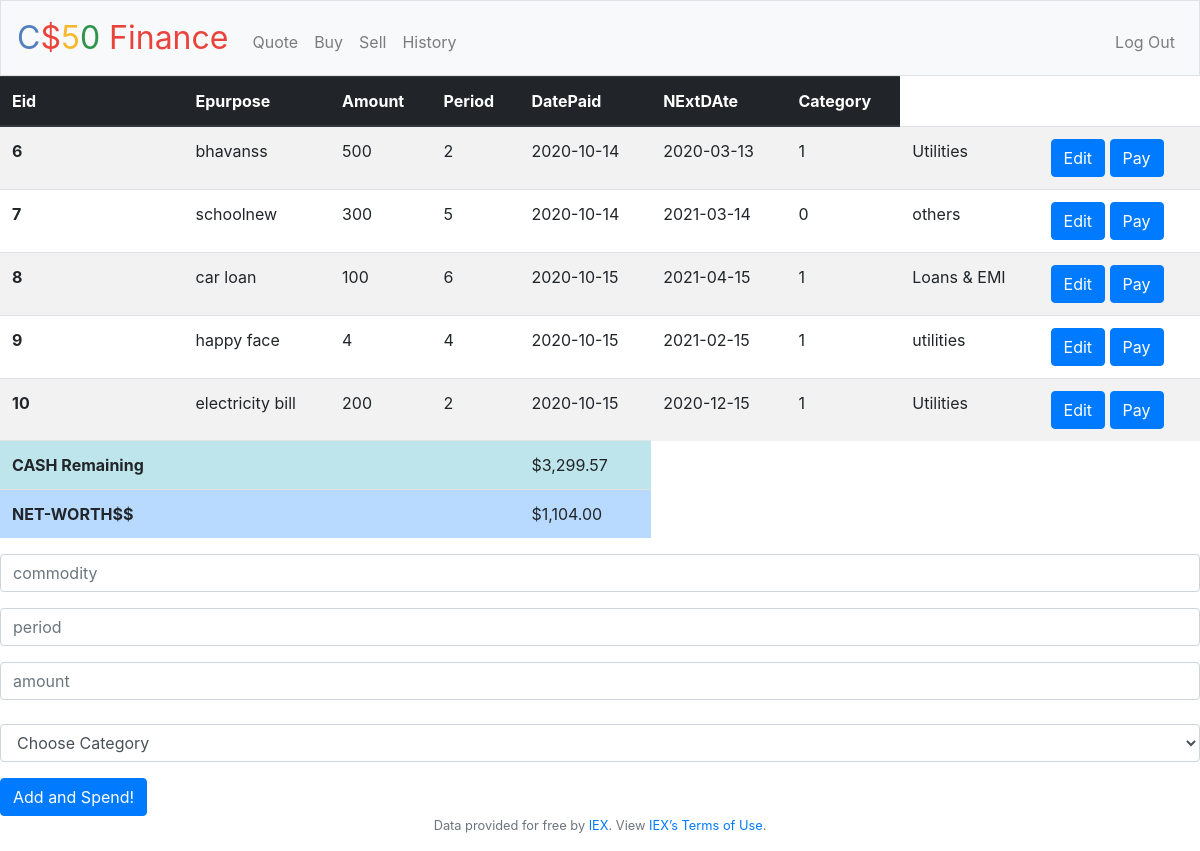
Page /education (signed in) on the committed database.
### tables this page shows
CREATE TABLE "education" (
	"eid"	INTEGER NOT NULL,
	"epurpose"	VARCHAR(30),
	"amount"	INTEGER,
	"datestamp"	date NOT NULL DEFAULT CURRENT_DATE,
	"period"	INTEGER,
	"duedate"	date NOT NULL,
	"user_id"	INTEGER,
	"status"	INTEGER NOT NULL DEFAULT 1,
	"category"	VARCHAR(30),
	PRIMARY KEY("eid" AUTOINCREMENT)
);

### app.py (the view, shortened to what this page needs)
@app.route("/education",methods=["GET", "POST"])
@login_required
def education():
    if request.method == "POST":
        epurpose = request.form.get("epurpose")
        amount = request.form.get("amount")
        period = request.form.get("period")
        category = request.form.get("category")
        try:
            amount = int(amount)
            period = int(period)
            category = str(category)
        except:
            return apology("please check your inputs")
        if not epurpose:
            return apology("Missing  commodity!")
        elif not amount:
            return apology("Missing number of shares!")
        elif int(amount)<= 0:
            return apology("enter a proper value")
        else:
            rows = db.execute("SELECT cash FROM users WHERE id=:id",id=session["user_id"])
            cash = rows[0]["cash"]
            updated_cash = cash - amount
            if updated_cash <0:
                return apology("cant afford")
            today = date.today()
            duedate = add_months(today,period)
            db.execute("UPDATE users SET cash=:updated_cash WHERE id=:id",updated_cash=updated_cash,id=session["user_id"])
            db.execute("INSERT INTO education (user_id,epurpose,amount,period,duedate,category) VALUES (:user_id,:epurpose,:amount,:period,:duedate,:category)",user_id=session["user_id"],epurpose=epurpose,amount=amount,period=period,duedate=duedate,category=category)
            db.execute("INSERT INTO paymenthistory (user_id,amount,paymentpurpose,category) VALUES (:user_id,:amount,:paymentpurpose,:category)",user_id=session["user_id"],amount=amount,paymentpurpose=epurpose,category=category)
            flash("Educated!!")
            return redirect("/education")
    else:
            erows = db.execute("""SELECT eid,epurpose,amount,period,datestamp,duedate,status,category
            FROM education
            WHERE user_id = :user_id
            ORDER BY eid;
            """,user_id=session['user_id'])
            espendings = []
            grand_etotal =0
            for erow in erows:
                espendings.append({
                    "eid": erow["eid"],
                    "epurpose": erow["epurpose"],
                    "amount": erow["amount"],
                    "period": erow["period"],
                    "datestamp": erow["datestamp"],
                    "duedate": erow["duedate"],
                    "status" : erow["status"],
                    "category": erow["category"]
                })
                grand_etotal = grand_etotal + erow["amount"]
            cash = db.execute("SELECT cash FROM users WHERE id=:user_id",user_id=session["user_id"])
            cash = cash[0]["cash"]
            today=str(date.today())
            hprows = db.execute("""SELECT pay_id,paymentpurpose,amount,datestamp,category
            FROM paymenthistory
            WHERE user_id = :user_id AND category != "personal"
            ORDER BY pay_id;
            """,user_id=session['user_id'])
            hpspendings = []
            hpgrand_ptotal =0
            return render_template("education.html",espendings=espendings, cash =usd(cash), grand_etotal=usd(grand_etotal),today=today,hpspendings=hpspendings,hpgrand_ptotal=hpgrand_ptotal)

### app.py (called while the page is built)
@app.after_request
def after_request(response):
    response.headers["Cache-Control"] = "no-cache, no-store, must-revalidate"
    response.headers["Expires"] = 0
    response.headers["Pragma"] = "no-cache"
    return response

### helpers.py (called while the page is built)
def login_required(f):
    @wraps(f)
    def decorated_function(*args, **kwargs):
        if session.get("user_id") is None:
            return redirect("/login")
        return f(*args, **kwargs)
    return decorated_function

def usd(value):
    return f"${value:,.2f}"

### templates/education.html (shortened to what this page needs)
{% extends "layout.html" %}
{% block main %}
<table class="table table-striped  table-hover">
    <thead class="thead-dark">
        <tr>
          <th scope="col">Eid</th>
          <th scope="col">Epurpose</th>
          <th scope="col">Amount</th>
          <th scope="col">Period</th>
          <th scope="col">DatePaid</th>
          <th scope="col">NExtDAte</th>
          <th scope="col">Category</th>
        </tr>
      </thead>
    <tbody>
        {% for espending in espendings: %}
        <tr>
            <th scope="row">{{espending["eid"]}}</th>
            <td>{{espending["epurpose"]}}</td>
            <td>{{espending["amount"]}}</td>
            <td>{{espending["period"]}}</td>
            <td>{{espending["datestamp"]}}</td>
            <td>{{espending["duedate"]}}</td>
            <td>{{espending["status"]}}</td>
            <td>{{espending["category"]}}</td>
            <td>
                <button type="button" class="btn btn-primary" data-toggle="modal" data-target="#exampleModal" data-whatever="{{espending['epurpose']}}" data-link="/education/edit/{{espending['eid']}}"data-amount="{{espending['amount']}}" data-period="{{espending['period']}}"data-datestamp="{{espending['datestamp']}}" data-status="{{espending['status']}}" data-category="{{espending['category']}}">Edit</button>
                <button type="button" class="btn btn-primary" data-toggle="modal" data-target="#exampleModal2" data-whatever="{{espending['epurpose']}}" data-link="/education/pay/{{espending['eid']}}"data-amount="{{espending['amount']}}" data-period="{{espending['period']}}"data-datestamp="{{today}}" data-status="{{espending['status']}}">Pay</button>
              </td>
        </tr>
        {% endfor %}
        <tr class="table-info">
            <th scope="row">CASH Remaining</th>
            <td colspan="3"></td>
            <td>{{cash}}</td>
        </tr>
    </tbody>
    <tfoot>
        <tr class="table-primary">
            <th scope="row">NET-WORTH$$</th>
            <td colspan="3"></td>
            <td>{{grand_etotal}}</td>
        </tr>
    </tfoot>
</table>
    <form action="/education" method="post">
        <div class="form-group">
            <input autocomplete="off" autofocus class="form-control" name="epurpose" placeholder="commodity" type="text">
        </div>
        <div class="form-group">
            <input class="form-control" name="period" placeholder="period" type="number">
        </div>
        <div class="form-group">
            <input class="form-control" name="amount" placeholder="amount" type="number">
        <div class="form-group ">
          <select id="inputState" class="form-control" name="category">
            <option selected>Choose Category</option>
          </select>
        </div>
        <button class="btn btn-primary" type="pspend">Add and Spend!</button>
    </form>
{% endblock %}

### templates/layout.html (shortened to what this page needs)
<!DOCTYPE html>
<html lang="en">
    <head>
        <link href="https://maxcdn.bootstrapcdn.com/bootstrap/4.1.3/css/bootstrap.min.css" rel="stylesheet">
        <link href="/static/styles.css" rel="stylesheet">
    </head>
    <body>
        <nav class="navbar navbar-expand-md navbar-light bg-light border">
            <a class="navbar-brand" href="/"><span class="blue">C</span><span class="red">$</span><span class="yellow">5</span><span class="green">0</span> <span class="red">Finance</span></a>
            <div class="collapse navbar-collapse" id="navbar">
                {% if session.user_id %}
                    <ul class="navbar-nav mr-auto mt-2">
                        <li class="nav-item"><a class="nav-link" href="/quote">Quote</a></li>
                        <li class="nav-item"><a class="nav-link" href="/buy">Buy</a></li>
                        <li class="nav-item"><a class="nav-link" href="/sell">Sell</a></li>
                        <li class="nav-item"><a class="nav-link" href="/history">History</a></li>
                    </ul>
                    <ul class="navbar-nav ml-auto mt-2">
                        <li class="nav-item"><a class="nav-link" href="/logout">Log Out</a></li>
                    </ul>
                {% else %}
                    <ul class="navbar-nav ml-auto mt-2">
                        <li class="nav-item"><a class="nav-link" href="/register">Register</a></li>
                        <li class="nav-item"><a class="nav-link" href="/login">Log In</a></li>
                    </ul>
                {% endif %}
            </div>
        </nav>
            {% block main %}{% endblock %}
        <footer class="small text-center text-muted">
            Data provided for free by <a href="https://iextrading.com/developer">IEX</a>. View <a href="https://iextrading.com/api-exhibit-a/">IEX’s Terms of Use</a>.
        </footer>
    </body>
</html>

### static/styles.css (style rules this page uses)
nav .navbar-brand { font-size: xx-large; }
nav .navbar-brand .blue { color: #537fbe; }
nav .navbar-brand .red { color: #ea433b; }
nav .navbar-brand .yellow { color: #f5b82e; }
nav .navbar-brand .green { color: #2e944b; }

### rows in the picture
education: eid "6", epurpose "bhavanss", amount "500", period "2", datestamp "2020-10-14", duedate "2020-03-13", status "1", category "Utilities"
education: eid "7", epurpose "schoolnew", amount "300", period "5", datestamp "2020-10-14", duedate "2021-03-14", status "0", category "others"
education: eid "8", epurpose "car loan", amount "100", period "6", datestamp "2020-10-15", duedate "2021-04-15", status "1", category "Loans & EMI"
education: eid "9", epurpose "happy face", amount "4", period "4", datestamp "2020-10-15", duedate "2021-02-15", status "1", category "utilities"
education: eid "10", epurpose "electricity bill", amount "200", period "2", datestamp "2020-10-15", duedate "2020-12-15", status "1", category "Utilities"

### other values in the picture
{{ cash }} "$3,299.57"
{{ grand_etotal }} "$1,104.00"
